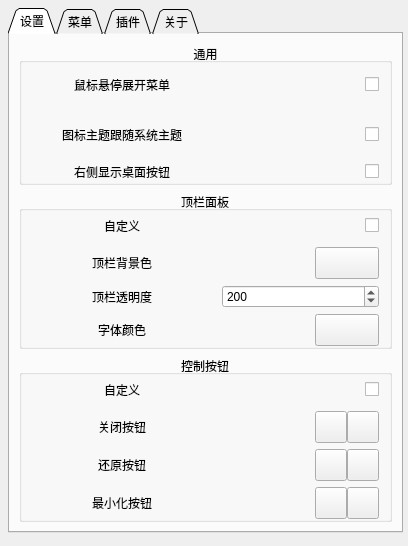
<?xml version="1.0" encoding="UTF-8"?>
<ui version="4.0">
 <class>MainSettingWidget</class>
 <widget class="QWidget" name="MainSettingWidget">
  <property name="geometry">
   <rect>
    <x>0</x>
    <y>0</y>
    <width>408</width>
    <height>546</height>
   </rect>
  </property>
  <property name="windowTitle">
   <string>设置</string>
  </property>
  <widget class="QTabWidget" name="tabWidget">
   <property name="geometry">
    <rect>
     <x>8</x>
     <y>8</y>
     <width>395</width>
     <height>525</height>
    </rect>
   </property>
   <property name="tabShape">
    <enum>QTabWidget::Triangular</enum>
   </property>
   <property name="currentIndex">
    <number>0</number>
   </property>
   <widget class="QWidget" name="tab">
    <attribute name="title">
     <string>设置</string>
    </attribute>
    <layout class="QVBoxLayout" name="verticalLayout_2">
     <item>
      <widget class="QGroupBox" name="groupBox_3">
       <property name="title">
        <string>通用</string>
       </property>
       <property name="alignment">
        <set>Qt::AlignCenter</set>
       </property>
       <layout class="QVBoxLayout" name="verticalLayout_5">
        <property name="leftMargin">
         <number>0</number>
        </property>
        <property name="topMargin">
         <number>0</number>
        </property>
        <property name="rightMargin">
         <number>10</number>
        </property>
        <property name="bottomMargin">
         <number>0</number>
        </property>
        <item>
         <widget class="QWidget" name="horizontalWidget" native="true">
          <layout class="QHBoxLayout" name="horizontalLayout_7">
           <property name="spacing">
            <number>0</number>
           </property>
           <property name="leftMargin">
            <number>0</number>
           </property>
           <property name="topMargin">
            <number>5</number>
           </property>
           <property name="rightMargin">
            <number>0</number>
           </property>
           <property name="bottomMargin">
            <number>5</number>
           </property>
           <item>
            <widget class="QLabel" name="label_5">
             <property name="minimumSize">
              <size>
               <width>200</width>
               <height>0</height>
              </size>
             </property>
             <property name="maximumSize">
              <size>
               <width>200</width>
               <height>16777215</height>
              </size>
             </property>
             <property name="text">
              <string>鼠标悬停展开菜单</string>
             </property>
             <property name="alignment">
              <set>Qt::AlignCenter</set>
             </property>
            </widget>
           </item>
           <item>
            <spacer name="horizontalSpacer_6">
             <property name="orientation">
              <enum>Qt::Horizontal</enum>
             </property>
             <property name="sizeHint" stdset="0">
              <size>
               <width>40</width>
               <height>20</height>
              </size>
             </property>
            </spacer>
           </item>
           <item>
            <widget class="QCheckBox" name="popupHoverCheckBox">
             <property name="text">
              <string/>
             </property>
            </widget>
           </item>
          </layout>
         </widget>
        </item>
        <item>
         <widget class="QWidget" name="widget_7" native="true">
          <layout class="QHBoxLayout" name="horizontalLayout_11">
           <property name="spacing">
            <number>0</number>
           </property>
           <property name="leftMargin">
            <number>0</number>
           </property>
           <property name="topMargin">
            <number>5</number>
           </property>
           <property name="rightMargin">
            <number>0</number>
           </property>
           <property name="bottomMargin">
            <number>5</number>
           </property>
           <item>
            <widget class="QLabel" name="label_6">
             <property name="minimumSize">
              <size>
               <width>200</width>
               <height>0</height>
              </size>
             </property>
             <property name="maximumSize">
              <size>
               <width>200</width>
               <height>16777215</height>
              </size>
             </property>
             <property name="text">
              <string>图标主题跟随系统主题</string>
             </property>
             <property name="alignment">
              <set>Qt::AlignCenter</set>
             </property>
            </widget>
           </item>
           <item>
            <spacer name="horizontalSpacer_9">
             <property name="orientation">
              <enum>Qt::Horizontal</enum>
             </property>
             <property name="sizeHint" stdset="0">
              <size>
               <width>40</width>
               <height>20</height>
              </size>
             </property>
            </spacer>
           </item>
           <item>
            <widget class="QCheckBox" name="iconThemeCheckBox">
             <property name="text">
              <string/>
             </property>
            </widget>
           </item>
          </layout>
         </widget>
        </item>
        <item>
         <layout class="QHBoxLayout" name="horizontalLayout_12">
          <property name="spacing">
           <number>0</number>
          </property>
          <item>
           <widget class="QLabel" name="label_10">
            <property name="minimumSize">
             <size>
              <width>200</width>
              <height>0</height>
             </size>
            </property>
            <property name="maximumSize">
             <size>
              <width>200</width>
              <height>16777215</height>
             </size>
            </property>
            <property name="text">
             <string>右侧显示桌面按钮</string>
            </property>
            <property name="alignment">
             <set>Qt::AlignCenter</set>
            </property>
           </widget>
          </item>
          <item>
           <spacer name="horizontalSpacer_10">
            <property name="orientation">
             <enum>Qt::Horizontal</enum>
            </property>
            <property name="sizeHint" stdset="0">
             <size>
              <width>40</width>
              <height>20</height>
             </size>
            </property>
           </spacer>
          </item>
          <item>
           <widget class="QCheckBox" name="showDesktopCheckBox">
            <property name="text">
             <string/>
            </property>
           </widget>
          </item>
         </layout>
        </item>
       </layout>
      </widget>
     </item>
     <item>
      <widget class="QGroupBox" name="groupBox_2">
       <property name="title">
        <string>顶栏面板</string>
       </property>
       <property name="alignment">
        <set>Qt::AlignCenter</set>
       </property>
       <property name="flat">
        <bool>false</bool>
       </property>
       <layout class="QVBoxLayout" name="verticalLayout_4">
        <property name="leftMargin">
         <number>0</number>
        </property>
        <property name="topMargin">
         <number>0</number>
        </property>
        <property name="rightMargin">
         <number>10</number>
        </property>
        <property name="bottomMargin">
         <number>0</number>
        </property>
        <item>
         <widget class="QWidget" name="widget_8" native="true">
          <layout class="QHBoxLayout" name="horizontalLayout_9">
           <property name="spacing">
            <number>0</number>
           </property>
           <property name="leftMargin">
            <number>0</number>
           </property>
           <property name="topMargin">
            <number>5</number>
           </property>
           <property name="rightMargin">
            <number>0</number>
           </property>
           <property name="bottomMargin">
            <number>5</number>
           </property>
           <item>
            <widget class="QLabel" name="label_15">
             <property name="minimumSize">
              <size>
               <width>200</width>
               <height>0</height>
              </size>
             </property>
             <property name="maximumSize">
              <size>
               <width>200</width>
               <height>16777215</height>
              </size>
             </property>
             <property name="text">
              <string>自定义</string>
             </property>
             <property name="alignment">
              <set>Qt::AlignCenter</set>
             </property>
            </widget>
           </item>
           <item>
            <spacer name="horizontalSpacer_7">
             <property name="orientation">
              <enum>Qt::Horizontal</enum>
             </property>
             <property name="sizeHint" stdset="0">
              <size>
               <width>40</width>
               <height>20</height>
              </size>
             </property>
            </spacer>
           </item>
           <item>
            <widget class="QCheckBox" name="panelCustomCheckBox">
             <property name="text">
              <string/>
             </property>
            </widget>
           </item>
          </layout>
         </widget>
        </item>
        <item>
         <widget class="QWidget" name="widget" native="true">
          <layout class="QHBoxLayout" name="horizontalLayout">
           <property name="spacing">
            <number>0</number>
           </property>
           <property name="leftMargin">
            <number>0</number>
           </property>
           <property name="topMargin">
            <number>0</number>
           </property>
           <property name="rightMargin">
            <number>0</number>
           </property>
           <property name="bottomMargin">
            <number>0</number>
           </property>
           <item>
            <widget class="QLabel" name="label">
             <property name="minimumSize">
              <size>
               <width>200</width>
               <height>0</height>
              </size>
             </property>
             <property name="maximumSize">
              <size>
               <width>200</width>
               <height>16777215</height>
              </size>
             </property>
             <property name="text">
              <string>顶栏背景色</string>
             </property>
             <property name="alignment">
              <set>Qt::AlignCenter</set>
             </property>
            </widget>
           </item>
           <item>
            <spacer name="horizontalSpacer_2">
             <property name="orientation">
              <enum>Qt::Horizontal</enum>
             </property>
             <property name="sizeHint" stdset="0">
              <size>
               <width>40</width>
               <height>20</height>
              </size>
             </property>
            </spacer>
           </item>
           <item>
            <widget class="QToolButton" name="panelColorToolButton">
             <property name="minimumSize">
              <size>
               <width>64</width>
               <height>32</height>
              </size>
             </property>
             <property name="maximumSize">
              <size>
               <width>64</width>
               <height>32</height>
              </size>
             </property>
             <property name="toolTip">
              <string>设置</string>
             </property>
             <property name="autoFillBackground">
              <bool>true</bool>
             </property>
             <property name="text">
              <string/>
             </property>
             <property name="icon">
              <iconset theme=":/icons/config.svg">
               <normaloff>.</normaloff>.</iconset>
             </property>
            </widget>
           </item>
          </layout>
         </widget>
        </item>
        <item>
         <widget class="QWidget" name="widget_2" native="true">
          <layout class="QHBoxLayout" name="horizontalLayout_2">
           <property name="spacing">
            <number>0</number>
           </property>
           <property name="leftMargin">
            <number>0</number>
           </property>
           <property name="topMargin">
            <number>0</number>
           </property>
           <property name="rightMargin">
            <number>0</number>
           </property>
           <property name="bottomMargin">
            <number>0</number>
           </property>
           <item>
            <widget class="QLabel" name="label_2">
             <property name="minimumSize">
              <size>
               <width>200</width>
               <height>0</height>
              </size>
             </property>
             <property name="maximumSize">
              <size>
               <width>200</width>
               <height>16777215</height>
              </size>
             </property>
             <property name="text">
              <string>顶栏透明度</string>
             </property>
             <property name="alignment">
              <set>Qt::AlignCenter</set>
             </property>
            </widget>
           </item>
           <item>
            <widget class="QSpinBox" name="opacitySpinBox">
             <property name="maximum">
              <number>255</number>
             </property>
             <property name="value">
              <number>200</number>
             </property>
            </widget>
           </item>
          </layout>
         </widget>
        </item>
        <item>
         <widget class="QWidget" name="widget_3" native="true">
          <layout class="QHBoxLayout" name="horizontalLayout_3">
           <property name="spacing">
            <number>0</number>
           </property>
           <property name="leftMargin">
            <number>0</number>
           </property>
           <property name="topMargin">
            <number>0</number>
           </property>
           <property name="rightMargin">
            <number>0</number>
           </property>
           <property name="bottomMargin">
            <number>0</number>
           </property>
           <item>
            <widget class="QLabel" name="label_4">
             <property name="minimumSize">
              <size>
               <width>200</width>
               <height>0</height>
              </size>
             </property>
             <property name="maximumSize">
              <size>
               <width>200</width>
               <height>16777215</height>
              </size>
             </property>
             <property name="text">
              <string>字体颜色</string>
             </property>
             <property name="alignment">
              <set>Qt::AlignCenter</set>
             </property>
            </widget>
           </item>
           <item>
            <spacer name="horizontalSpacer">
             <property name="orientation">
              <enum>Qt::Horizontal</enum>
             </property>
             <property name="sizeHint" stdset="0">
              <size>
               <width>40</width>
               <height>20</height>
              </size>
             </property>
            </spacer>
           </item>
           <item>
            <widget class="QToolButton" name="fontColorToolButton">
             <property name="minimumSize">
              <size>
               <width>64</width>
               <height>32</height>
              </size>
             </property>
             <property name="maximumSize">
              <size>
               <width>64</width>
               <height>32</height>
              </size>
             </property>
             <property name="toolTip">
              <string>设置</string>
             </property>
             <property name="autoFillBackground">
              <bool>true</bool>
             </property>
             <property name="text">
              <string/>
             </property>
             <property name="icon">
              <iconset theme=":/icons/config.svg">
               <normaloff>.</normaloff>.</iconset>
             </property>
            </widget>
           </item>
          </layout>
         </widget>
        </item>
       </layout>
      </widget>
     </item>
     <item>
      <widget class="QGroupBox" name="groupBox">
       <property name="title">
        <string>控制按钮</string>
       </property>
       <property name="alignment">
        <set>Qt::AlignCenter</set>
       </property>
       <property name="flat">
        <bool>false</bool>
       </property>
       <layout class="QVBoxLayout" name="verticalLayout_3">
        <property name="leftMargin">
         <number>0</number>
        </property>
        <property name="topMargin">
         <number>0</number>
        </property>
        <property name="rightMargin">
         <number>10</number>
        </property>
        <property name="bottomMargin">
         <number>0</number>
        </property>
        <item>
         <widget class="QWidget" name="widget_9" native="true">
          <layout class="QHBoxLayout" name="horizontalLayout_10">
           <property name="spacing">
            <number>0</number>
           </property>
           <property name="leftMargin">
            <number>0</number>
           </property>
           <property name="topMargin">
            <number>5</number>
           </property>
           <property name="rightMargin">
            <number>0</number>
           </property>
           <property name="bottomMargin">
            <number>5</number>
           </property>
           <item>
            <widget class="QLabel" name="label_16">
             <property name="minimumSize">
              <size>
               <width>200</width>
               <height>0</height>
              </size>
             </property>
             <property name="maximumSize">
              <size>
               <width>200</width>
               <height>16777215</height>
              </size>
             </property>
             <property name="text">
              <string>自定义</string>
             </property>
             <property name="alignment">
              <set>Qt::AlignCenter</set>
             </property>
            </widget>
           </item>
           <item>
            <spacer name="horizontalSpacer_8">
             <property name="orientation">
              <enum>Qt::Horizontal</enum>
             </property>
             <property name="sizeHint" stdset="0">
              <size>
               <width>40</width>
               <height>20</height>
              </size>
             </property>
            </spacer>
           </item>
           <item>
            <widget class="QCheckBox" name="buttonCustomCheckBox">
             <property name="text">
              <string/>
             </property>
            </widget>
           </item>
          </layout>
         </widget>
        </item>
        <item>
         <widget class="QWidget" name="widget_4" native="true">
          <layout class="QHBoxLayout" name="horizontalLayout_4">
           <property name="spacing">
            <number>0</number>
           </property>
           <property name="leftMargin">
            <number>0</number>
           </property>
           <property name="topMargin">
            <number>0</number>
           </property>
           <property name="rightMargin">
            <number>0</number>
           </property>
           <property name="bottomMargin">
            <number>0</number>
           </property>
           <item>
            <widget class="QLabel" name="label_3">
             <property name="minimumSize">
              <size>
               <width>200</width>
               <height>0</height>
              </size>
             </property>
             <property name="maximumSize">
              <size>
               <width>200</width>
               <height>16777215</height>
              </size>
             </property>
             <property name="text">
              <string>关闭按钮</string>
             </property>
             <property name="alignment">
              <set>Qt::AlignCenter</set>
             </property>
            </widget>
           </item>
           <item>
            <spacer name="horizontalSpacer_3">
             <property name="orientation">
              <enum>Qt::Horizontal</enum>
             </property>
             <property name="sizeHint" stdset="0">
              <size>
               <width>40</width>
               <height>20</height>
              </size>
             </property>
            </spacer>
           </item>
           <item>
            <widget class="QLabel" name="closeButtonLabel">
             <property name="minimumSize">
              <size>
               <width>32</width>
               <height>32</height>
              </size>
             </property>
             <property name="maximumSize">
              <size>
               <width>32</width>
               <height>32</height>
              </size>
             </property>
             <property name="text">
              <string/>
             </property>
             <property name="margin">
              <number>5</number>
             </property>
            </widget>
           </item>
           <item>
            <widget class="QToolButton" name="closeButtonToolButton">
             <property name="minimumSize">
              <size>
               <width>32</width>
               <height>32</height>
              </size>
             </property>
             <property name="maximumSize">
              <size>
               <width>32</width>
               <height>32</height>
              </size>
             </property>
             <property name="toolTip">
              <string>设置</string>
             </property>
             <property name="text">
              <string/>
             </property>
             <property name="icon">
              <iconset theme=":/icons/config.svg">
               <normaloff>.</normaloff>.</iconset>
             </property>
            </widget>
           </item>
           <item>
            <widget class="QToolButton" name="closeResetToolButton">
             <property name="minimumSize">
              <size>
               <width>32</width>
               <height>32</height>
              </size>
             </property>
             <property name="maximumSize">
              <size>
               <width>32</width>
               <height>32</height>
              </size>
             </property>
             <property name="toolTip">
              <string>重置</string>
             </property>
             <property name="text">
              <string/>
             </property>
             <property name="icon">
              <iconset theme=":/icons/reset.svg">
               <normaloff>.</normaloff>.</iconset>
             </property>
            </widget>
           </item>
          </layout>
         </widget>
        </item>
        <item>
         <widget class="QWidget" name="widget_5" native="true">
          <layout class="QHBoxLayout" name="horizontalLayout_5">
           <property name="spacing">
            <number>0</number>
           </property>
           <property name="leftMargin">
            <number>0</number>
           </property>
           <property name="topMargin">
            <number>0</number>
           </property>
           <property name="rightMargin">
            <number>0</number>
           </property>
           <property name="bottomMargin">
            <number>0</number>
           </property>
           <item>
            <widget class="QLabel" name="label_7">
             <property name="minimumSize">
              <size>
               <width>200</width>
               <height>0</height>
              </size>
             </property>
             <property name="maximumSize">
              <size>
               <width>200</width>
               <height>16777215</height>
              </size>
             </property>
             <property name="text">
              <string>还原按钮</string>
             </property>
             <property name="alignment">
              <set>Qt::AlignCenter</set>
             </property>
            </widget>
           </item>
           <item>
            <spacer name="horizontalSpacer_4">
             <property name="orientation">
              <enum>Qt::Horizontal</enum>
             </property>
             <property name="sizeHint" stdset="0">
              <size>
               <width>40</width>
               <height>20</height>
              </size>
             </property>
            </spacer>
           </item>
           <item>
            <widget class="QLabel" name="unmaxButtonLabel">
             <property name="minimumSize">
              <size>
               <width>32</width>
               <height>32</height>
              </size>
             </property>
             <property name="maximumSize">
              <size>
               <width>32</width>
               <height>32</height>
              </size>
             </property>
             <property name="text">
              <string/>
             </property>
             <property name="margin">
              <number>5</number>
             </property>
            </widget>
           </item>
           <item>
            <widget class="QToolButton" name="unmaxButtonToolButton">
             <property name="minimumSize">
              <size>
               <width>32</width>
               <height>32</height>
              </size>
             </property>
             <property name="maximumSize">
              <size>
               <width>32</width>
               <height>32</height>
              </size>
             </property>
             <property name="toolTip">
              <string>设置</string>
             </property>
             <property name="text">
              <string/>
             </property>
             <property name="icon">
              <iconset theme=":/icons/config.svg">
               <normaloff>.</normaloff>.</iconset>
             </property>
            </widget>
           </item>
           <item>
            <widget class="QToolButton" name="unmaxResetToolButton">
             <property name="minimumSize">
              <size>
               <width>32</width>
               <height>32</height>
              </size>
             </property>
             <property name="maximumSize">
              <size>
               <width>32</width>
               <height>32</height>
              </size>
             </property>
             <property name="toolTip">
              <string>重置</string>
             </property>
             <property name="text">
              <string/>
             </property>
             <property name="icon">
              <iconset theme=":/icons/reset.svg">
               <normaloff>.</normaloff>.</iconset>
             </property>
            </widget>
           </item>
          </layout>
         </widget>
        </item>
        <item>
         <widget class="QWidget" name="widget_6" native="true">
          <layout class="QHBoxLayout" name="horizontalLayout_6">
           <property name="spacing">
            <number>0</number>
           </property>
           <property name="leftMargin">
            <number>0</number>
           </property>
           <property name="topMargin">
            <number>0</number>
           </property>
           <property name="rightMargin">
            <number>0</number>
           </property>
           <property name="bottomMargin">
            <number>0</number>
           </property>
           <item>
            <widget class="QLabel" name="label_9">
             <property name="minimumSize">
              <size>
               <width>200</width>
               <height>0</height>
              </size>
             </property>
             <property name="maximumSize">
              <size>
               <width>200</width>
               <height>16777215</height>
              </size>
             </property>
             <property name="text">
              <string>最小化按钮</string>
             </property>
             <property name="alignment">
              <set>Qt::AlignCenter</set>
             </property>
            </widget>
           </item>
           <item>
            <spacer name="horizontalSpacer_5">
             <property name="orientation">
              <enum>Qt::Horizontal</enum>
             </property>
             <property name="sizeHint" stdset="0">
              <size>
               <width>40</width>
               <height>20</height>
              </size>
             </property>
            </spacer>
           </item>
           <item>
            <widget class="QLabel" name="minButtonLabel">
             <property name="minimumSize">
              <size>
               <width>32</width>
               <height>32</height>
              </size>
             </property>
             <property name="maximumSize">
              <size>
               <width>32</width>
               <height>32</height>
              </size>
             </property>
             <property name="text">
              <string/>
             </property>
             <property name="margin">
              <number>5</number>
             </property>
            </widget>
           </item>
           <item>
            <widget class="QToolButton" name="minToolButton">
             <property name="minimumSize">
              <size>
               <width>32</width>
               <height>32</height>
              </size>
             </property>
             <property name="maximumSize">
              <size>
               <width>32</width>
               <height>32</height>
              </size>
             </property>
             <property name="toolTip">
              <string>设置</string>
             </property>
             <property name="text">
              <string/>
             </property>
             <property name="icon">
              <iconset theme=":/icons/config.svg">
               <normaloff>.</normaloff>.</iconset>
             </property>
            </widget>
           </item>
           <item>
            <widget class="QToolButton" name="minResetToolButton">
             <property name="minimumSize">
              <size>
               <width>32</width>
               <height>32</height>
              </size>
             </property>
             <property name="maximumSize">
              <size>
               <width>32</width>
               <height>32</height>
              </size>
             </property>
             <property name="toolTip">
              <string>重置</string>
             </property>
             <property name="text">
              <string/>
             </property>
             <property name="icon">
              <iconset theme=":/icons/reset.svg">
               <normaloff>.</normaloff>.</iconset>
             </property>
            </widget>
           </item>
          </layout>
         </widget>
        </item>
       </layout>
      </widget>
     </item>
    </layout>
   </widget>
   <widget class="QWidget" name="tab_menu">
    <attribute name="title">
     <string>菜单</string>
    </attribute>
    <layout class="QHBoxLayout" name="horizontalLayout_14">
     <item>
      <layout class="QVBoxLayout" name="verticalLayout_6">
       <property name="spacing">
        <number>20</number>
       </property>
       <property name="leftMargin">
        <number>10</number>
       </property>
       <property name="topMargin">
        <number>10</number>
       </property>
       <property name="rightMargin">
        <number>10</number>
       </property>
       <property name="bottomMargin">
        <number>10</number>
       </property>
       <item>
        <widget class="QCheckBox" name="menu_launch">
         <property name="maximumSize">
          <size>
           <width>16777215</width>
           <height>40</height>
          </size>
         </property>
         <property name="layoutDirection">
          <enum>Qt::LeftToRight</enum>
         </property>
         <property name="text">
          <string>启动器</string>
         </property>
        </widget>
       </item>
       <item>
        <widget class="QCheckBox" name="menu_fileManager">
         <property name="text">
          <string>文件管理器</string>
         </property>
        </widget>
       </item>
       <item>
        <widget class="QCheckBox" name="menu_theme">
         <property name="text">
          <string>系统主题</string>
         </property>
        </widget>
       </item>
       <item>
        <widget class="QCheckBox" name="menu_aboutPackage">
         <property name="text">
          <string>关于包</string>
         </property>
        </widget>
       </item>
       <item>
        <widget class="QCheckBox" name="menu_search">
         <property name="text">
          <string>搜索</string>
         </property>
        </widget>
       </item>
       <item>
        <spacer name="verticalSpacer_3">
         <property name="orientation">
          <enum>Qt::Vertical</enum>
         </property>
         <property name="sizeHint" stdset="0">
          <size>
           <width>20</width>
           <height>40</height>
          </size>
         </property>
        </spacer>
       </item>
      </layout>
     </item>
    </layout>
   </widget>
   <widget class="QWidget" name="tab_plugin">
    <attribute name="title">
     <string>插件</string>
    </attribute>
    <layout class="QHBoxLayout" name="horizontalLayout_13">
     <property name="spacing">
      <number>10</number>
     </property>
     <property name="leftMargin">
      <number>10</number>
     </property>
     <property name="topMargin">
      <number>10</number>
     </property>
     <property name="rightMargin">
      <number>10</number>
     </property>
     <property name="bottomMargin">
      <number>10</number>
     </property>
     <item>
      <widget class="QListWidget" name="listWidget">
       <property name="editTriggers">
        <set>QAbstractItemView::NoEditTriggers</set>
       </property>
       <property name="showDropIndicator" stdset="0">
        <bool>false</bool>
       </property>
       <property name="alternatingRowColors">
        <bool>false</bool>
       </property>
       <property name="selectionMode">
        <enum>QAbstractItemView::NoSelection</enum>
       </property>
       <property name="spacing">
        <number>10</number>
       </property>
       <property name="itemAlignment">
        <set>Qt::AlignLeading</set>
       </property>
      </widget>
     </item>
    </layout>
   </widget>
   <widget class="QWidget" name="tab_2">
    <attribute name="title">
     <string>关于</string>
    </attribute>
    <layout class="QHBoxLayout" name="horizontalLayout_8">
     <item>
      <layout class="QGridLayout" name="gridLayout">
       <property name="leftMargin">
        <number>5</number>
       </property>
       <property name="topMargin">
        <number>5</number>
       </property>
       <property name="rightMargin">
        <number>5</number>
       </property>
       <property name="bottomMargin">
        <number>5</number>
       </property>
       <property name="spacing">
        <number>5</number>
       </property>
       <item row="0" column="0">
        <widget class="QLabel" name="label_8">
         <property name="sizePolicy">
          <sizepolicy hsizetype="Preferred" vsizetype="Fixed">
           <horstretch>0</horstretch>
           <verstretch>0</verstretch>
          </sizepolicy>
         </property>
         <property name="minimumSize">
          <size>
           <width>70</width>
           <height>0</height>
          </size>
         </property>
         <property name="maximumSize">
          <size>
           <width>70</width>
           <height>100</height>
          </size>
         </property>
         <property name="font">
          <font>
           <weight>75</weight>
           <bold>true</bold>
          </font>
         </property>
         <property name="text">
          <string>名称</string>
         </property>
         <property name="alignment">
          <set>Qt::AlignCenter</set>
         </property>
        </widget>
       </item>
       <item row="0" column="2">
        <widget class="QLabel" name="appNameLabel">
         <property name="sizePolicy">
          <sizepolicy hsizetype="Preferred" vsizetype="Fixed">
           <horstretch>0</horstretch>
           <verstretch>0</verstretch>
          </sizepolicy>
         </property>
         <property name="minimumSize">
          <size>
           <width>280</width>
           <height>0</height>
          </size>
         </property>
         <property name="maximumSize">
          <size>
           <width>900</width>
           <height>16777215</height>
          </size>
         </property>
         <property name="text">
          <string/>
         </property>
        </widget>
       </item>
       <item row="3" column="0">
        <widget class="QLabel" name="label_13">
         <property name="sizePolicy">
          <sizepolicy hsizetype="Preferred" vsizetype="Fixed">
           <horstretch>0</horstretch>
           <verstretch>0</verstretch>
          </sizepolicy>
         </property>
         <property name="minimumSize">
          <size>
           <width>70</width>
           <height>0</height>
          </size>
         </property>
         <property name="maximumSize">
          <size>
           <width>70</width>
           <height>100</height>
          </size>
         </property>
         <property name="font">
          <font>
           <weight>75</weight>
           <bold>true</bold>
          </font>
         </property>
         <property name="text">
          <string>邮箱</string>
         </property>
         <property name="alignment">
          <set>Qt::AlignCenter</set>
         </property>
        </widget>
       </item>
       <item row="4" column="0">
        <widget class="QLabel" name="label_14">
         <property name="sizePolicy">
          <sizepolicy hsizetype="Preferred" vsizetype="Fixed">
           <horstretch>0</horstretch>
           <verstretch>0</verstretch>
          </sizepolicy>
         </property>
         <property name="minimumSize">
          <size>
           <width>70</width>
           <height>0</height>
          </size>
         </property>
         <property name="maximumSize">
          <size>
           <width>70</width>
           <height>100</height>
          </size>
         </property>
         <property name="font">
          <font>
           <weight>75</weight>
           <bold>true</bold>
          </font>
         </property>
         <property name="text">
          <string>源地址</string>
         </property>
         <property name="alignment">
          <set>Qt::AlignCenter</set>
         </property>
        </widget>
       </item>
       <item row="2" column="0">
        <widget class="QLabel" name="label_12">
         <property name="sizePolicy">
          <sizepolicy hsizetype="Preferred" vsizetype="Fixed">
           <horstretch>0</horstretch>
           <verstretch>0</verstretch>
          </sizepolicy>
         </property>
         <property name="minimumSize">
          <size>
           <width>70</width>
           <height>0</height>
          </size>
         </property>
         <property name="maximumSize">
          <size>
           <width>70</width>
           <height>100</height>
          </size>
         </property>
         <property name="font">
          <font>
           <weight>75</weight>
           <bold>true</bold>
          </font>
         </property>
         <property name="text">
          <string>作者</string>
         </property>
         <property name="alignment">
          <set>Qt::AlignCenter</set>
         </property>
        </widget>
       </item>
       <item row="5" column="2">
        <widget class="QLabel" name="pMovieLabel">
         <property name="text">
          <string/>
         </property>
         <property name="alignment">
          <set>Qt::AlignCenter</set>
         </property>
        </widget>
       </item>
       <item row="4" column="2">
        <widget class="QLabel" name="label_19">
         <property name="sizePolicy">
          <sizepolicy hsizetype="Preferred" vsizetype="Fixed">
           <horstretch>0</horstretch>
           <verstretch>0</verstretch>
          </sizepolicy>
         </property>
         <property name="minimumSize">
          <size>
           <width>280</width>
           <height>0</height>
          </size>
         </property>
         <property name="maximumSize">
          <size>
           <width>900</width>
           <height>16777215</height>
          </size>
         </property>
         <property name="text">
          <string>&lt;html&gt;&lt;head/&gt;&lt;body&gt;&lt;p&gt;&lt;a href=&quot;https://github.com/SeptemberHX/dde-top-panel&quot;&gt;&lt;span style=&quot; text-decoration: underline; color:#0082fa;&quot;&gt;https://github.com/SeptemberHX/dde-top-panel&lt;/span&gt;&lt;/a&gt;&lt;/p&gt;&lt;/body&gt;&lt;/html&gt;</string>
         </property>
         <property name="textFormat">
          <enum>Qt::RichText</enum>
         </property>
         <property name="openExternalLinks">
          <bool>true</bool>
         </property>
        </widget>
       </item>
       <item row="1" column="0">
        <widget class="QLabel" name="label_11">
         <property name="sizePolicy">
          <sizepolicy hsizetype="Preferred" vsizetype="Fixed">
           <horstretch>0</horstretch>
           <verstretch>0</verstretch>
          </sizepolicy>
         </property>
         <property name="minimumSize">
          <size>
           <width>70</width>
           <height>0</height>
          </size>
         </property>
         <property name="maximumSize">
          <size>
           <width>70</width>
           <height>100</height>
          </size>
         </property>
         <property name="font">
          <font>
           <weight>75</weight>
           <bold>true</bold>
          </font>
         </property>
         <property name="text">
          <string>版本</string>
         </property>
         <property name="alignment">
          <set>Qt::AlignCenter</set>
         </property>
        </widget>
       </item>
       <item row="2" column="2">
        <widget class="QLabel" name="label_17">
         <property name="sizePolicy">
          <sizepolicy hsizetype="Preferred" vsizetype="Fixed">
           <horstretch>0</horstretch>
           <verstretch>0</verstretch>
          </sizepolicy>
         </property>
         <property name="minimumSize">
          <size>
           <width>280</width>
           <height>0</height>
          </size>
         </property>
         <property name="maximumSize">
          <size>
           <width>900</width>
           <height>16777215</height>
          </size>
         </property>
         <property name="text">
          <string>SeptemberHX</string>
         </property>
        </widget>
       </item>
       <item row="1" column="2">
        <widget class="QLabel" name="appVersionLabel">
         <property name="sizePolicy">
          <sizepolicy hsizetype="Preferred" vsizetype="Fixed">
           <horstretch>0</horstretch>
           <verstretch>0</verstretch>
          </sizepolicy>
         </property>
         <property name="minimumSize">
          <size>
           <width>280</width>
           <height>0</height>
          </size>
         </property>
         <property name="maximumSize">
          <size>
           <width>900</width>
           <height>16777215</height>
          </size>
         </property>
         <property name="text">
          <string/>
         </property>
        </widget>
       </item>
       <item row="3" column="2">
        <widget class="QLabel" name="label_18">
         <property name="sizePolicy">
          <sizepolicy hsizetype="Preferred" vsizetype="Fixed">
           <horstretch>0</horstretch>
           <verstretch>0</verstretch>
          </sizepolicy>
         </property>
         <property name="minimumSize">
          <size>
           <width>280</width>
           <height>0</height>
          </size>
         </property>
         <property name="maximumSize">
          <size>
           <width>900</width>
           <height>16777215</height>
          </size>
         </property>
         <property name="text">
          <string>&lt;html&gt;&lt;head/&gt;&lt;body&gt;&lt;p&gt;&lt;a href=&quot;september_hx@outlook.com&quot;&gt;&lt;span style=&quot; text-decoration: underline; color:#0082fa;&quot;&gt;september_hx@outlook.com&lt;/span&gt;&lt;/a&gt;&lt;/p&gt;&lt;/body&gt;&lt;/html&gt;</string>
         </property>
         <property name="textFormat">
          <enum>Qt::RichText</enum>
         </property>
         <property name="openExternalLinks">
          <bool>true</bool>
         </property>
        </widget>
       </item>
       <item row="5" column="0">
        <spacer name="verticalSpacer_2">
         <property name="orientation">
          <enum>Qt::Vertical</enum>
         </property>
         <property name="sizeHint" stdset="0">
          <size>
           <width>20</width>
           <height>40</height>
          </size>
         </property>
        </spacer>
       </item>
      </layout>
     </item>
    </layout>
   </widget>
  </widget>
 </widget>
 <resources/>
 <connections/>
</ui>
